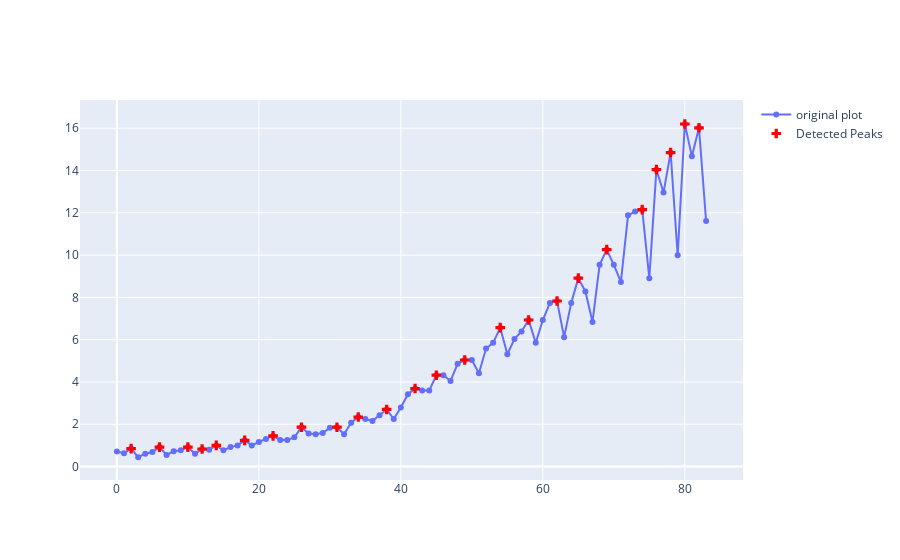

Notebook source saved alongside this figure:
### Markdown cell above
Want to highlight peaks? One option for this is using `plotly` and `scipy.signal`

### Code cell
import plotly.graph_objects as go
from scipy.signal import find_peaks 

time_series = JohnsonJohnson["value"]
indices = find_peaks(time_series)[0]

fig = go.Figure()
fig.add_trace(go.Scatter(
    y = time_series,
    mode = 'lines+markers',
    name = "original plot"
))

fig.add_trace(go.Scatter(
    x = indices,
    y = [time_series[j] for j in indices],
    mode = 'markers',
    marker = dict(
        size = 8,
        color = 'red',
        symbol = 'cross'
    ),
    name = 'Detected Peaks'
))

fig.show()

### Figure 1 — Plotly figure (JSON) as saved in the notebook; plotly's stock layout.template omitted (floating-point values rounded to 4 significant figures)
{"data": [{"mode": "lines+markers", "name": "original plot", "type": "scatter", "y": [0.71, 0.63, 0.85, 0.44, 0.61, 0.69, 0.92, 0.55, 0.72, 0.77, 0.92, 0.6, 0.83, 0.8, 1, 0.77, 0.92, 1, 1.24, 1, 1.16, 1.3, 1.45, 1.25, 1.26, 1.38, 1.86, 1.56, 1.53, 1.59, 1.83, 1.86, 1.53, 2.07, 2.34, 2.25, 2.16, 2.43, 2.7, 2.25, 2.79, 3.42, 3.69, 3.6, 3.6, 4.32, 4.32, 4.05, 4.86, 5.04, 5.04, 4.41, 5.58, 5.85, 6.57, 5.31, 6.03, 6.39, 6.93, 5.85, 6.93, 7.74, 7.83, 6.12, 7.74, 8.91, 8.28, 6.84, 9.54, 10.26, 9.54, 8.73, 11.88, 12.06, 12.15, 8.91, 14.04, 12.96, 14.85, 9.99, 16.2, 14.67, 16.02, 11.61]}, {"marker": {"color": "red", "size": 8, "symbol": "cross"}, "mode": "markers", "name": "Detected Peaks", "type": "scatter", "x": [2, 6, 10, 12, 14, 18, 22, 26, 31, 34, 38, 42, 45, 49, 54, 58, 62, 65, 69, 74, 76, 78, 80, 82], "y": [0.85, 0.92, 0.92, 0.83, 1, 1.24, 1.45, 1.86, 1.86, 2.34, 2.7, 3.69, 4.32, 5.04, 6.57, 6.93, 7.83, 8.91, 10.26, 12.15, 14.04, 14.85, 16.2, 16.02]}], "layout": {}}
